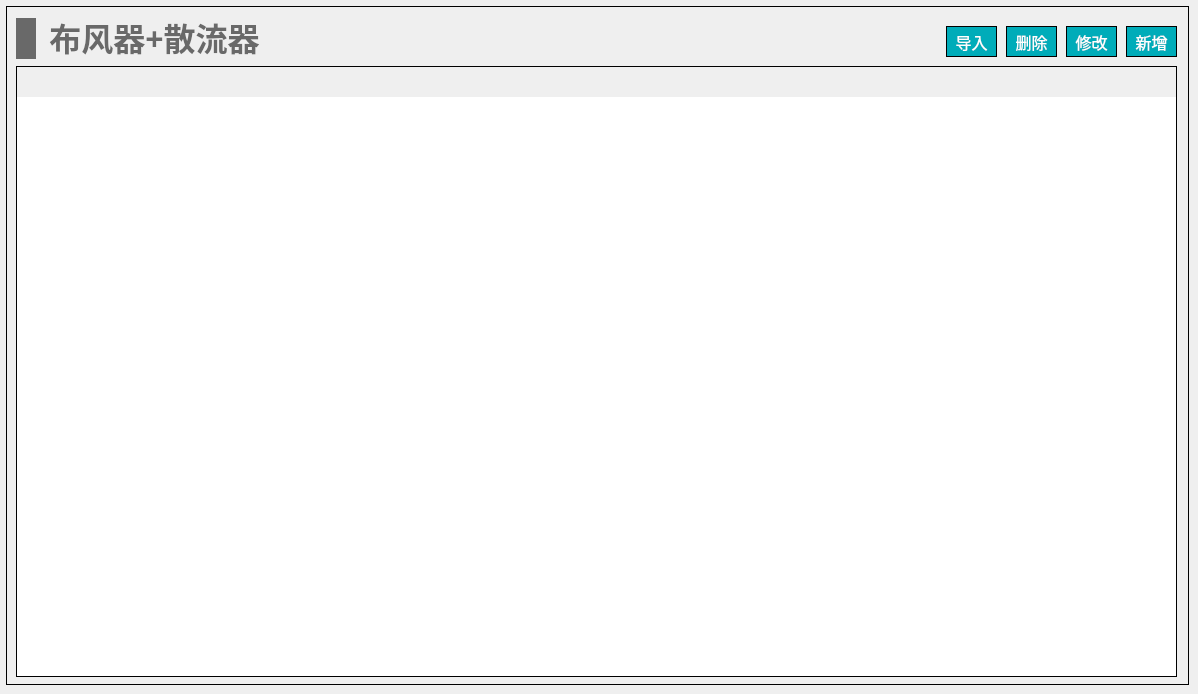
   <widget class="QWidget" name="page_air_diff_terminal_refl">
    <widget class="QWidget" name="widget_air_diff_terminal_refl" native="true">
     <property name="geometry">
      <rect>
       <x>6</x>
       <y>6</y>
       <width>1183</width>
       <height>679</height>
      </rect>
     </property>
     <property name="styleSheet">
      <string notr="true">#widget_air_diff_terminal_refl
{
border: 1px solid #000000;
}</string>
     </property>
     <widget class="QTableWidget" name="tableWidget_air_diff_terminal_refl">
      <property name="geometry">
       <rect>
        <x>10</x>
        <y>60</y>
        <width>1161</width>
        <height>611</height>
       </rect>
      </property>
      <property name="focusPolicy">
       <enum>Qt::NoFocus</enum>
      </property>
      <property name="layoutDirection">
       <enum>Qt::LeftToRight</enum>
      </property>
      <property name="styleSheet">
       <string notr="true">/*设置标题(包括垂直+水平的)*/
QHeaderView
{							
	
	font-size: 15px;				/*字大小*/
	font-family: '黑体';
	/*border: 1px solid #B4B4B4;*/
	border:none;
    /*border-bottom: 2px solid #999999; */		/*下边框颜色*/
    /*background: #9DC6E6;*/				/*背景浅蓝色*/ 
	min-height:30px;
	text-align: center;	       
}


/*设置标题(水平的)*/
QHeaderView::section:horizontal { 					
        border: 1px solid #AFAFAF; 			/*间隔颜色*/
	    border-bottom: 2px solid #999999; 							
        color: black;
        background: #9DC6E6;
}

/*设置鼠标停留状态*/
QHeaderView::section:horizontal:hover 
{			
        color: black;							/*字体白色*/
        background: #82AFC9;				/*背景深蓝色*/
}

/*设置鼠标按下状态*/
QHeaderView::section:horizontal:pressed 
{			
        color: black;
        background: #82AFC9;
		border-bottom: 3px solid #037BFC;				
}


QTableWidget 
{
		font-size: 14px;				/*10榜*/
		font-family: '黑体';				
		color : black;				
        border: 1px solid #000000;		
        background: white;
        gridline-color: #E0E0E0;	
        text-align: center;	
        outline:0px;			/*禁止焦点*/
}

/*设置选中的视图项*/
QTableWidget::item:selected
{				    
		border: 2px solid #0398FC;	
        color : black;				
}</string>
      </property>
      <property name="frameShape">
       <enum>QFrame::StyledPanel</enum>
      </property>
     </widget>
     <widget class="QWidget" name="layoutWidget_23">
      <property name="geometry">
       <rect>
        <x>10</x>
        <y>10</y>
        <width>251</width>
        <height>45</height>
       </rect>
      </property>
      <layout class="QHBoxLayout" name="horizontalLayout_36">
       <item>
        <widget class="QLabel" name="label_52">
         <property name="minimumSize">
          <size>
           <width>20</width>
           <height>41</height>
          </size>
         </property>
         <property name="maximumSize">
          <size>
           <width>20</width>
           <height>41</height>
          </size>
         </property>
         <property name="styleSheet">
          <string notr="true">QLabel { 
border: none; 
background-color : rgb(105, 105, 105);
}</string>
         </property>
         <property name="text">
          <string/>
         </property>
        </widget>
       </item>
       <item>
        <widget class="QLabel" name="label_53">
         <property name="font">
          <font>
           <family>Microsoft YaHei</family>
           <pointsize>24</pointsize>
           <bold>true</bold>
          </font>
         </property>
         <property name="styleSheet">
          <string notr="true">QLabel { 
border: none; 
color : rgb(105, 105, 105);
}</string>
         </property>
         <property name="text">
          <string>布风器+散流器</string>
         </property>
         <property name="alignment">
          <set>Qt::AlignBottom|Qt::AlignHCenter</set>
         </property>
        </widget>
       </item>
      </layout>
     </widget>
     <widget class="QPushButton" name="pushButton_air_diff_terminal_refl_del">
      <property name="geometry">
       <rect>
        <x>1000</x>
        <y>20</y>
        <width>51</width>
        <height>31</height>
       </rect>
      </property>
      <property name="font">
       <font>
        <family>黑体</family>
        <pointsize>12</pointsize>
       </font>
      </property>
      <property name="styleSheet">
       <string notr="true">QPushButton
{
	color:#ffffff; /*文字颜色*/
    background-color: #00ACB9;/*背景色*/
    border-radius:0px; /*边框倒角*/
	border: 1px solid #000000;
}


QPushButton:hover 
{
background-color: rgb(0,142,153);
color: white;
}</string>
      </property>
      <property name="text">
       <string>删除</string>
      </property>
     </widget>
     <widget class="QPushButton" name="pushButton_air_diff_terminal_refl_add">
      <property name="geometry">
       <rect>
        <x>1120</x>
        <y>20</y>
        <width>51</width>
        <height>31</height>
       </rect>
      </property>
      <property name="font">
       <font>
        <family>黑体</family>
        <pointsize>12</pointsize>
       </font>
      </property>
      <property name="styleSheet">
       <string notr="true">QPushButton
{
	color:#ffffff; /*文字颜色*/
    background-color: #00ACB9;/*背景色*/
    border-radius:0px; /*边框倒角*/
	border: 1px solid #000000;
}


QPushButton:hover 
{
background-color: rgb(0,142,153);
color: white;
}</string>
      </property>
      <property name="text">
       <string>新增</string>
      </property>
     </widget>
     <widget class="QPushButton" name="pushButton_air_diff_terminal_refl_revise">
      <property name="geometry">
       <rect>
        <x>1060</x>
        <y>20</y>
        <width>51</width>
        <height>31</height>
       </rect>
      </property>
      <property name="font">
       <font>
        <family>黑体</family>
        <pointsize>12</pointsize>
       </font>
      </property>
      <property name="styleSheet">
       <string notr="true">QPushButton
{
	color:#ffffff; /*文字颜色*/
    background-color: #00ACB9;/*背景色*/
    border-radius:0px; /*边框倒角*/
	border: 1px solid #000000;
}


QPushButton:hover 
{
background-color: rgb(0,142,153);
color: white;
}</string>
      </property>
      <property name="text">
       <string>修改</string>
      </property>
     </widget>
     <widget class="QPushButton" name="pushButton_air_diff_terminal_refl_input">
      <property name="geometry">
       <rect>
        <x>940</x>
        <y>20</y>
        <width>51</width>
        <height>31</height>
       </rect>
      </property>
      <property name="font">
       <font>
        <family>黑体</family>
        <pointsize>12</pointsize>
       </font>
      </property>
      <property name="styleSheet">
       <string notr="true">QPushButton
{
	color:#ffffff; /*文字颜色*/
    background-color: #00ACB9;/*背景色*/
    border-radius:0px; /*边框倒角*/
	border: 1px solid #000000;
}


QPushButton:hover 
{
background-color: rgb(0,142,153);
color: white;
}</string>
      </property>
      <property name="text">
       <string>导入</string>
      </property>
     </widget>
    </widget>
   </widget>
